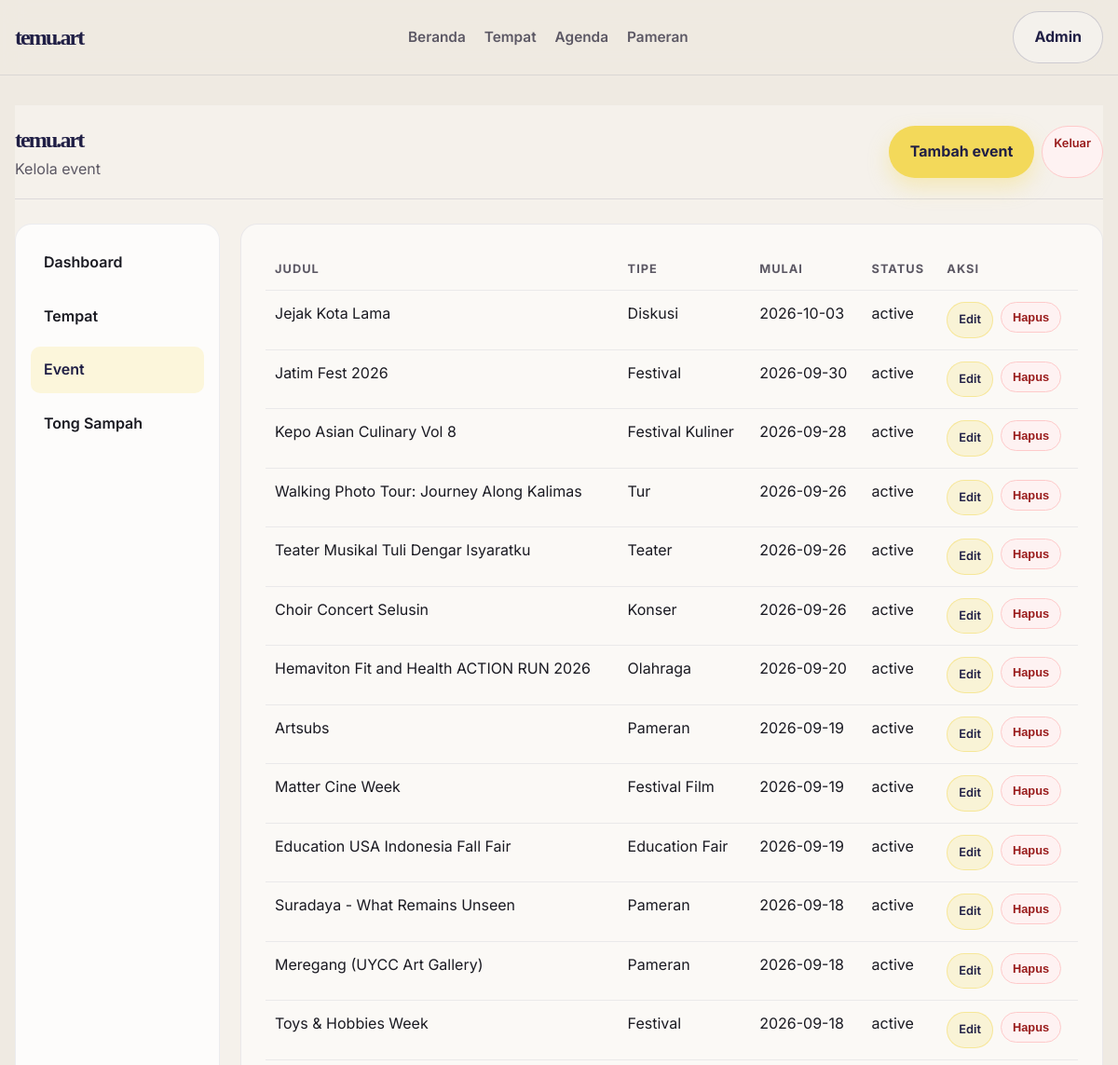
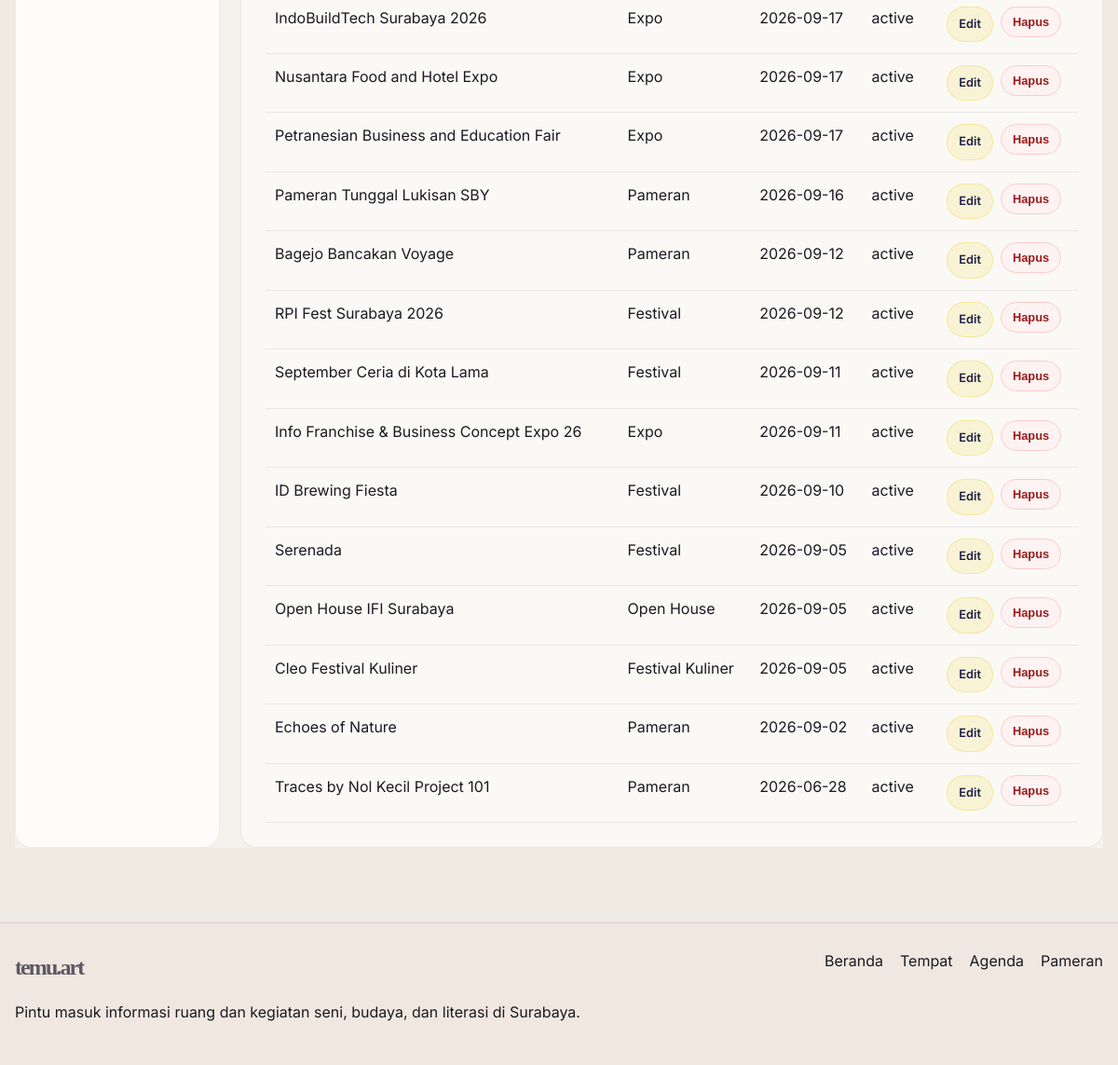
Page /admin/events.php (signed in) on the committed database (2 pictures, top to bottom).
### tables this page shows
CREATE TABLE `events` (
  `id` int unsigned NOT NULL AUTO_INCREMENT,
  `place_id` int unsigned DEFAULT NULL,
  `location` varchar(255) DEFAULT NULL,
  `title` varchar(180) NOT NULL,
  `description` text NOT NULL,
  `type` varchar(80) NOT NULL,
  `start_date` date NOT NULL,
  `end_date` date NOT NULL,
  `ticket_info` varchar(160) DEFAULT NULL,
  `website` varchar(255) DEFAULT NULL,
  `image` varchar(500) DEFAULT NULL,
  `status` enum('active','draft') NOT NULL DEFAULT 'active',
  `created_at` timestamp NULL DEFAULT CURRENT_TIMESTAMP,
  `deleted_at` datetime DEFAULT NULL,
  `map_url` varchar(500) DEFAULT NULL,
  `instagram` varchar(255) DEFAULT NULL,
  PRIMARY KEY (`id`),
  KEY `fk_events_place` (`place_id`),
  KEY `idx_events_dates` (`start_date`,`end_date`),
  KEY `idx_events_type` (`type`),
  CONSTRAINT `fk_events_place` FOREIGN KEY (`place_id`) REFERENCES `places` (`id`) ON DELETE CASCADE
);

### includes/functions.php (called while the page is built, shortened)
<?php
function db(): PDO
{
    static $pdo = null;
    if ($pdo === null) {
        $config = require __DIR__ . '/../config/database.php';
        $dsn = sprintf(
            'mysql:host=%s;port=%d;dbname=%s;charset=%s',
            $config['host'],
            $config['port'],
            $config['dbname'],
            $config['charset']
        );
        $pdo = new PDO(
            $dsn,
            $config['username'],
            $config['password'],
            [
                PDO::ATTR_ERRMODE => PDO::ERRMODE_EXCEPTION,
                PDO::ATTR_DEFAULT_FETCH_MODE => PDO::FETCH_ASSOC,
                PDO::ATTR_EMULATE_PREPARES => false,
            ]
        );
    }
    return $pdo;
}
function e(?string $value): string
{
    return htmlspecialchars((string) ($value ?? ''), ENT_QUOTES, 'UTF-8');
}

### admin/events.php (the view, shortened to what this page needs)
<?php
require __DIR__ . '/../includes/functions.php';
$events = db()->query("SELECT * FROM events WHERE deleted_at IS NULL ORDER BY start_date DESC")->fetchAll();
require __DIR__ . '/../includes/header.php';
?>
<div class="container" style="padding-top: 32px;">
    <div class="admin-shell">
        <div class="admin-topbar">
            <div>
                <div class="brand">temu.art</div>
                <div class="muted">Kelola event</div>
            </div>
            <div class="actions">
                <a href="event-form.php" class="button button-primary">Tambah event</a>
                <a href="logout.php" class="small-button danger">Keluar</a>
            </div>
        </div>
        <div class="admin-grid" style="margin-top: 26px;">
            <aside class="admin-sidebar">
                <a href="index.php">Dashboard</a>
                <a href="places.php">Tempat</a>
                <a href="events.php" class="active">Event</a>
                <a href="trash.php">Tong Sampah</a>
            </aside>
            <section class="admin-panel">
                <div class="table-wrap">
                    <table>
                        <thead>
                            <tr>
                                <th>Judul</th>
                                <th>Tipe</th>
                                <th>Mulai</th>
                                <th>Status</th>
                                <th>Aksi</th>
                            </tr>
                        </thead>
                        <tbody>
                            <?php foreach ($events as $event): ?>
                                <tr>
                                    <td><?= e($event['title']) ?></td>
                                    <td><?= e($event['type']) ?></td>
                                    <td><?= e($event['start_date']) ?></td>
                                    <td><?= e($event['status']) ?></td>
                                    <td>
                                        <div class="actions">
                                            <a href="event-form.php?id=<?= (int) $event['id'] ?>" class="small-button primary">Edit</a>
                                            <form method="post" action="event-delete.php" onsubmit="return confirm('Hapus event ini ke tong sampah?');">
                                                <button class="small-button danger" type="submit">Hapus</button>
                                            </form>
                                        </div>
                                    </td>
                                </tr>
                            <?php endforeach; ?>
                        </tbody>
                    </table>
                </div>
            </section>
        </div>
    </div>
</div>
<?php require __DIR__ . '/../includes/footer.php'; ?>

### assets/css/style.css (style rules this page uses)
:root { --bg: #efeae2; --body: #f7f3ef; --panel: #fdfaf6; --card: #f3efe7; --ink: #1a1a22; --muted: #5c5864; --line: rgba(34, 31, 60, 0.12); --brand: #f3d95a; --brand-deep: #d6b232; --navy: #2d2d5f; --navy-deep: #201f45; --sand: #e7d8bf; --peach: #e7b78e; --sage: #d0d9b9; --shadow: 0 22px 60px rgba(32, 31, 69, 0.12); }
* { box-sizing: border-box; }
html { scroll-behavior: smooth; }
body { margin: 0; font-family: 'Mont', 'Inter', sans-serif; background: var(--bg); color: var(--ink); line-height: 1.6; }
a { color: inherit; text-decoration: none; }
h1, h2, h3, h4, h5, .brand, .page-header h1, .hero-copy h1, .section-head h2 { font-family: 'Typographica', 'Georgia', serif; letter-spacing: -0.06em; }
.container { width: min(1180px, calc(100% - 32px)); margin: 0 auto; }
.brand { font-size: clamp(1.5rem, 2vw, 2rem); font-weight: 700; color: var(--navy-deep); letter-spacing: -0.08em; }
.button { display: inline-flex; align-items: center; justify-content: center; padding: 14px 22px; border-radius: 999px; border: 1px solid transparent; font-weight: 700; transition: 0.2s ease; cursor: pointer; }
.button-primary { background: var(--brand); color: var(--navy-deep); box-shadow: 0 10px 22px rgba(243, 217, 90, 0.35); }
.feature-row, .stats-grid, .content-grid, .card-grid, .admin-grid { display: grid; gap: 22px; }
.muted { color: var(--muted); }
.admin-shell { min-height: 100vh; background: #f5f1eb; }
.admin-topbar { display: flex; justify-content: space-between; align-items: center; padding: 18px 0; border-bottom: 1px solid rgba(45, 45, 95, 0.12); }
.admin-grid { grid-template-columns: 220px 1fr; }
.admin-sidebar { background: rgba(255,255,255,0.8); border: 1px solid rgba(45, 45, 95, 0.08); border-radius: 18px; padding: 16px; }
.admin-sidebar a { display: block; padding: 12px 14px; border-radius: 10px; margin-bottom: 8px; color: var(--ink); font-weight: 600; }
.admin-sidebar a.active, .admin-sidebar a:hover { background: rgba(243, 217, 90, 0.2); color: var(--navy-deep); }
.admin-panel { background: rgba(255,255,255,0.55); border: 1px solid rgba(45, 45, 95, 0.08); border-radius: 18px; padding: 26px; }
.table-wrap { overflow-x: auto; }
table { width: 100%; border-collapse: collapse; }
th, td { padding: 12px 10px; border-bottom: 1px solid rgba(45, 45, 95, 0.08); text-align: left; vertical-align: top; }
th { font-size: 0.8rem; letter-spacing: 0.08em; text-transform: uppercase; color: var(--muted); }
.actions { display: flex; gap: 8px; flex-wrap: wrap; }
.small-button { display: inline-block; padding: 8px 12px; border-radius: 999px; font-size: 0.8rem; border: 1px solid rgba(45, 45, 95, 0.12); background: white; font-weight: 600; }
.small-button.danger { background: #fef2f2; border-color: #fecaca; color: #991b1b; }
.small-button.primary { background: rgba(243, 217, 90, 0.2); border-color: rgba(243, 217, 90, 0.5); color: var(--navy-deep); }

### rows in the picture
events: title "Jejak Kota Lama", type "Diskusi", start_date "2026-10-03", status "active"
events: title "Jatim Fest 2026", type "Festival", start_date "2026-09-30", status "active"
events: title "Kepo Asian Culinary Vol 8", type "Festival Kuliner", start_date "2026-09-28", status "active"
events: title "Walking Photo Tour: Journey Along Kalimas", type "Tur", start_date "2026-09-26", status "active"
events: title "Teater Musikal Tuli Dengar Isyaratku", type "Teater", start_date "2026-09-26", status "active"
events: title "Choir Concert Selusin", type "Konser", start_date "2026-09-26", status "active"
events: title "Hemaviton Fit and Health ACTION RUN 2026", type "Olahraga", start_date "2026-09-20", status "active"
events: title "Artsubs", type "Pameran", start_date "2026-09-19", status "active"
events: title "Matter Cine Week", type "Festival Film", start_date "2026-09-19", status "active"
events: title "Education USA Indonesia Fall Fair", type "Education Fair", start_date "2026-09-19", status "active"
events: title "Suradaya - What Remains Unseen", type "Pameran", start_date "2026-09-18", status "active"
events: title "Meregang (UYCC Art Gallery)", type "Pameran", start_date "2026-09-18", status "active"
events: title "Toys & Hobbies Week", type "Festival", start_date "2026-09-18", status "active"
events: title "IndoBuildTech Surabaya 2026", type "Expo", start_date "2026-09-17", status "active"
events: title "Nusantara Food and Hotel Expo", type "Expo", start_date "2026-09-17", status "active"
events: title "Petranesian Business and Education Fair", type "Expo", start_date "2026-09-17", status "active"
events: title "Pameran Tunggal Lukisan SBY", type "Pameran", start_date "2026-09-16", status "active"
events: title "Bagejo Bancakan Voyage", type "Pameran", start_date "2026-09-12", status "active"
events: title "RPI Fest Surabaya 2026", type "Festival", start_date "2026-09-12", status "active"
events: title "September Ceria di Kota Lama", type "Festival", start_date "2026-09-11", status "active"
events: title "Info Franchise & Business Concept Expo 26", type "Expo", start_date "2026-09-11", status "active"
events: title "ID Brewing Fiesta", type "Festival", start_date "2026-09-10", status "active"
events: title "Serenada", type "Festival", start_date "2026-09-05", status "active"
events: title "Open House IFI Surabaya", type "Open House", start_date "2026-09-05", status "active"
events: title "Cleo Festival Kuliner", type "Festival Kuliner", start_date "2026-09-05", status "active"
events: title "Echoes of Nature", type "Pameran", start_date "2026-09-02", status "active"
events: title "Traces by Nol Kecil Project 101", type "Pameran", start_date "2026-06-28", status "active"
